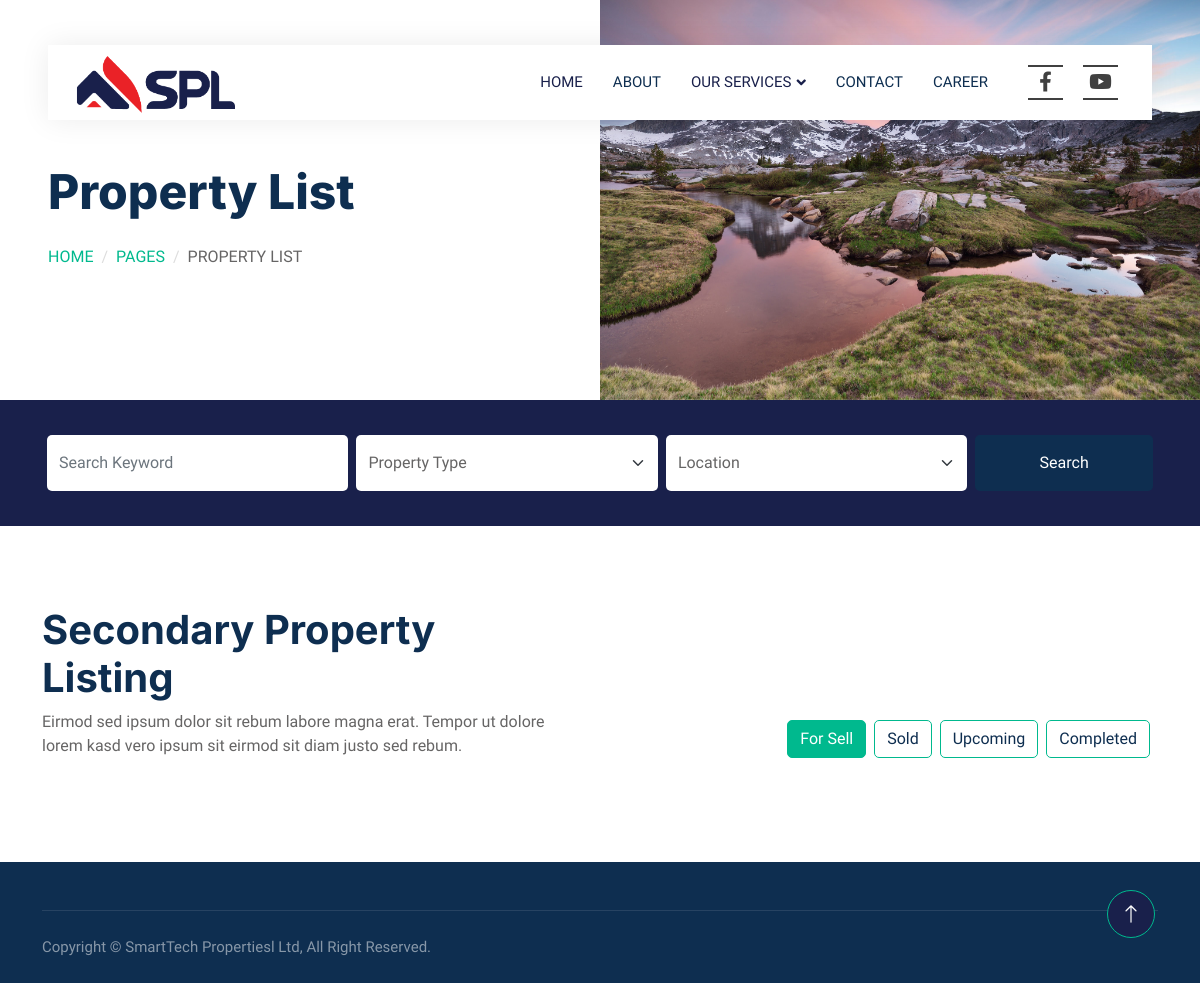
The app's page /secondary_p/, older data.
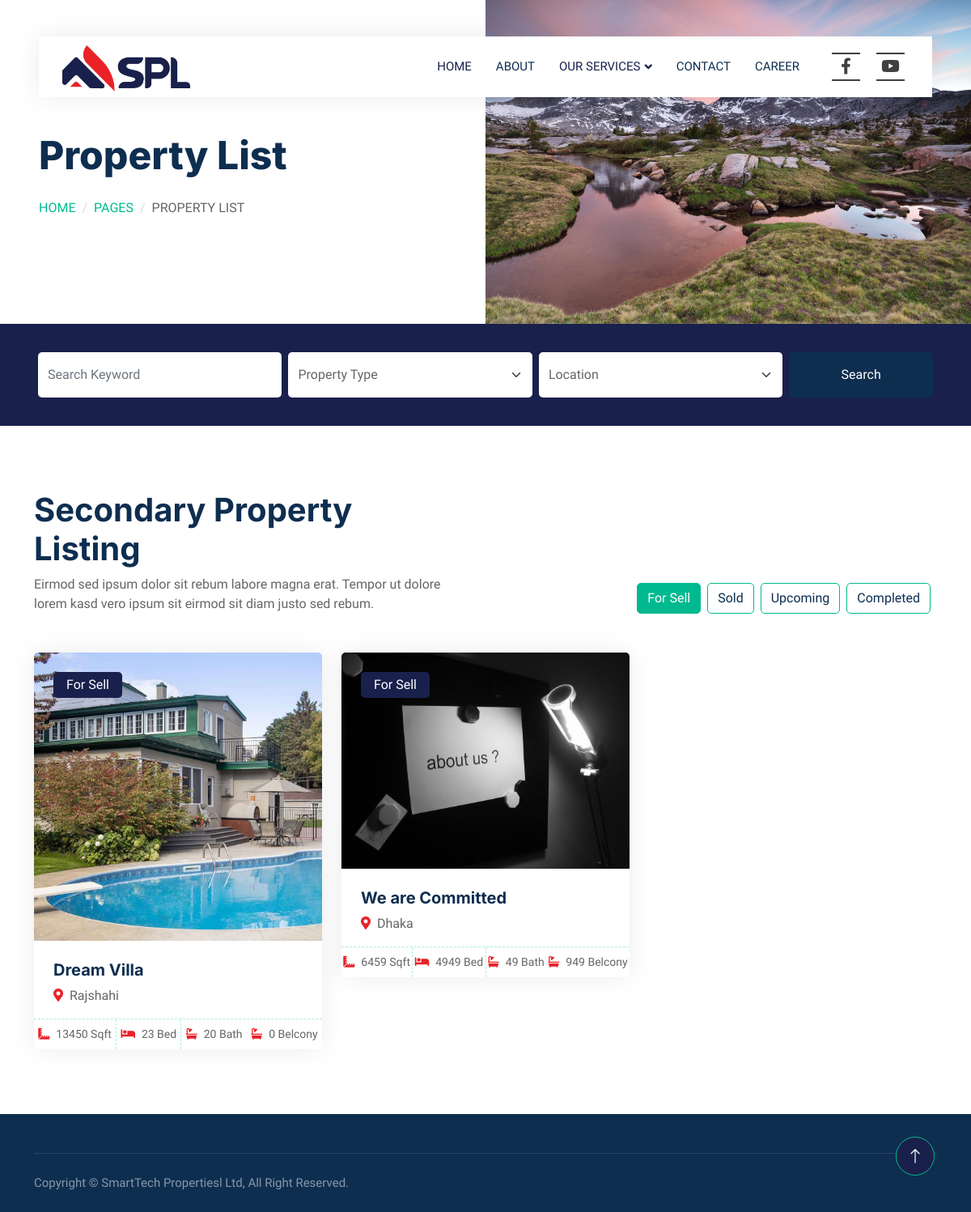
The same page, newer data.
### properties/models.py (models this page shows, shortened)
class PropertyHeaderImage(models.Model):
    image = models.ImageField(upload_to='header_images/', null=True, blank=True)

class Property(models.Model):
    PROPERTY_TYPES = [
        ('sell', 'For Sell'),
        ('sold', 'Sold'),
        ('upcoming', 'Upcoming'),
        ('completed', 'Completed'),
    ]
    title = models.CharField(max_length=100)
    category = models.CharField(choices=CATEGORY_CHOICES, default='J', max_length=2)
    property_type = models.CharField(max_length=10, choices=PROPERTY_TYPES, default='sell')
    location = models.CharField(max_length=255)
    image = models.ImageField(upload_to='property_images/',default="No Image Set")
    size_sqft = models.IntegerField()
    bedrooms = models.IntegerField()
    bathrooms = models.IntegerField()
    belcony = models.IntegerField(default=0)

### properties/views.py (the view)
# urls.py: path('secondary_p/',views.secondary_p,name="secondary_p"),
def secondary_p(request):
    header_image = PropertyHeaderImage.objects.first()  # Assuming you have only one header image
    s_properties=Property.objects.filter(category='S').order_by('id')
    for_sell_properties = s_properties.filter(property_type='sell')[:6]
    additional_sell_properties = s_properties.filter(property_type='sell')[6:]
    sold_properties = s_properties.filter(property_type='sold')[:6]
    additional_sold_properties = s_properties.filter(property_type='sold')[6:]
    upcoming_properties = s_properties.filter(property_type='upcoming')[:6]
    additional_upcoming_properties = s_properties.filter(property_type='upcoming')[6:]
    completed_properties = s_properties.filter(property_type='completed')[:6]
    additional_completed_properties = s_properties.filter(property_type='completed')[6:]
    context = {
        's_properties': s_properties,
        'header_image': header_image,
        'for_sell_properties': for_sell_properties,
        'additional_sell_properties': additional_sell_properties,
        'sold_properties': sold_properties,
        'additional_sold_properties': additional_sold_properties,
        'upcoming_properties': upcoming_properties,
        'additional_upcoming_properties': additional_upcoming_properties,
        'completed_properties': completed_properties,
        'additional_completed_properties': additional_completed_properties,
        }
    return render(request, 'properties/Secondary_project.html',context)

### properties/templates/properties/Secondary_project.html (shortened to what this page needs)
{% extends "properties/base.html" %}
{% block body %}
{% load static %}
<div class="container-fluid header bg-white p-0">
    <div class="row g-0 align-items-center flex-column-reverse flex-md-row">
        <div class="col-md-6 p-5 mt-lg-5">
            <h1 class="display-5 animated fadeIn mb-4">Property List</h1>
            <nav aria-label="breadcrumb animated fadeIn">
                <ol class="breadcrumb text-uppercase">
                    <li class="breadcrumb-item"><a href="#">Home</a></li>
                    <li class="breadcrumb-item"><a href="#">Pages</a></li>
                    <li class="breadcrumb-item text-body active" aria-current="page">Property List</li>
                </ol>
            </nav>
        </div>
        <div class="col-md-6 animated fadeIn">
            {% if header_image %}
                <img class="img-fluid" src="{{ header_image.image.url }}" alt="">
            {% else %}
                <img class="img-fluid" src="{% static 'img/default_header.jpg' %}" alt="Default Header Image">
            {% endif %}
        </div>
    </div>
</div>
<div class="container-fluid bg-primary mb-5 wow fadeIn" data-wow-delay="0.1s" style="padding: 35px;">
    <div class="container">
        <div class="row g-2">
            <div class="col-md-10">
                <div class="row g-2">
                    <div class="col-md-4">
                        <input type="text" class="form-control border-0 py-3" placeholder="Search Keyword">
                    </div>
                    <div class="col-md-4">
                        <select class="form-select border-0 py-3">
                            <option selected>Property Type</option>
                        </select>
                    </div>
                    <div class="col-md-4">
                        <select class="form-select border-0 py-3">
                            <option selected>Location</option>
                        </select>
                    </div>
                </div>
            </div>
            <div class="col-md-2">
                <button class="btn btn-dark border-0 w-100 py-3">Search</button>
            </div>
        </div>
    </div>
</div>
<div class="container-xxl py-5">
    <div class="container">
        <div class="row g-0 gx-5 align-items-end">
            <div class="col-lg-6">
                <div class="text-start mx-auto mb-5 wow slideInLeft" data-wow-delay="0.1s">
                    <h1 class="mb3">Secondary Property Listing</h1>
                    <p>Eirmod sed ipsum dolor sit rebum labore magna erat. Tempor ut dolore lorem kasd vero ipsum sit eirmod sit diam justo sed rebum.</p>
                </div>
            </div>
            <div class="col-lg-6 text-start text-lg-end wow slideInRight" data-wow-delay="0.1s">
                <ul class="nav nav-pills d-inline-flex justify-content-end mb-5">
                    <li class="nav-item me-2">
                        <a class="btn btn-outline-primary active" data-bs-toggle="pill" href="#tab-1">For Sell</a>
                    </li>
                    <li class="nav-item me-2">
                        <a class="btn btn-outline-primary" data-bs-toggle="pill" href="#tab-2">Sold</a>
                    </li>
                    <li class="nav-item me-2">
                        <a class="btn btn-outline-primary" data-bs-toggle="pill" href="#tab-3">Upcoming</a>
                    </li>
                    <li class="nav-item me-2">
                        <a class="btn btn-outline-primary" data-bs-toggle="pill" href="#tab-4">Completed</a>
                    </li>
                </ul>
            </div>
        </div>
        <div class="tab-content">
            <div id="tab-1" class="tab-pane fade show p-0 active">
                <div class="row g-4" id="property-list">
                    {% for property in for_sell_properties %}
                    <div class="col-lg-4 col-md-6 wow fadeInUp" data-wow-delay="0.1s">
                        <div class="property-item rounded overflow-hidden">
                            <div class="position-relative overflow-hidden">
                                <a href="{% url 'property_detail' property.id %}">
                                    <img class="img-fluid" src="{{ property.image.url }}" alt="">
                                </a>
                                <div class="bg-primary rounded text-white position-absolute start-0 top-0 m-4 py-1 px-3">
                                    For Sell
                                </div>
                            </div>
                            <div class="p-4 pb-0">
                                <a class="d-block h5 mb-2" href="{% url 'property_detail' property.id %}">{{ property.title }}</a>
                                <p><i class="fa fa-map-marker-alt text-primary me-2"></i>{{ property.location }}</p>
                            </div>
                            <div class="d-flex border-top">
                                <small class="flex-fill text-center border-end py-2"><i class="fa fa-ruler-combined text-primary me-2"></i>{{ property.size_sqft }} Sqft</small>
                                <small class="flex-fill text-center border-end py-2"><i class="fa fa-bed text-primary me-2"></i>{{ property.bedrooms }} Bed</small>
                                <small class="flex-fill text-center py-2"><i class="fa fa-bath text-primary me-2"></i>{{ property.bathrooms }} Bath</small>
                                <small class="flex-fill text-center py-2"><i class="fa fa-bath text-primary me-2"></i>{{ property.belcony }} Belcony</small>
                            </div>
                        </div>
                    </div>
                    {% endfor %}
                </div>
            </div>
        </div>
    </div>
</div>
{% endblock %}

### properties/templates/properties/base.html (shortened to what this page needs)
{% load static %}
<!DOCTYPE html>
<html lang="en">
<head>
    <link href="https://cdnjs.cloudflare.com/ajax/libs/font-awesome/5.10.0/css/all.min.css" rel="stylesheet">
    <link href="https://cdn.jsdelivr.net/npm/bootstrap-icons@1.4.1/font/bootstrap-icons.css" rel="stylesheet">
    <link href={% static "lib/animate/animate.min.css"%} rel="stylesheet">
    <link href={% static "lib/owlcarousel/assets/owl.carousel.min.css"%} rel="stylesheet">
    <link href={% static "css/bootstrap.min.css"%} rel="stylesheet">
    <link href={% static "css/style.css"%} rel="stylesheet">
</head>
<body>
    <div class="container-xxl bg-white p-0">
     <div class="container-fluid nav-bar bg-transparent">
        <nav class="navbar navbar-expand-lg bg-white navbar-light py-0 px-4">
            <a href="{% url 'home' %}" class="navbar-brand d-flex align-items-center text-center">
                <h1 class="m-0 text-primary"><img src={% static "img/spl_logo.png"%} style="width:170px;"></h1>
            </a>
            <div class="collapse navbar-collapse" id="navbarCollapse">
                <div class="navbar-nav ms-auto">
                    <a href="{% url 'home' %}" class="nav-item nav-link active">Home</a>
                    <a href="{% url 'about' %}" class="nav-item nav-link">About</a>
                    <div class="nav-item dropdown">
                        <a href="#" class="nav-link dropdown-toggle active" data-bs-toggle="dropdown">Our Services</a>
                    </div>
                    <a href="{% url 'contact' %}" class="nav-item nav-link">Contact</a>
                    <a href="{% url 'career' %}" class="nav-item nav-link">Career</a>
                </div>
            </div>
 <div class="nav-item d-flex align-items-center">
    <ul class="social-icons">
        <li>
            <a class="facebook" href="https://www.facebook.com/SmarttechProperties" target="_blank" title="Facebook">
                <span></span>
                <span></span>
                <i class="fab fa-facebook-f"></i>
            </a>
        </li>
        <li>
            <a class="youtube" href="https://www.youtube.com/yourchannel" target="_blank" title="YouTube">
                <span></span>
                <span></span>
                <i class="fab fa-youtube"></i>
            </a>
        </li>
    </ul>
</div>
        </nav>
    </div>
    {% block body %}
    {% endblock %}
        <div class="container-fluid bg-dark text-white-50 footer pt-5 mt-5 wow fadeIn" data-wow-delay="0.1s">
            <div class="container">
                <div class="copyright">
                    <div class="row">
                        <div class="col-md-6 text-center text-md-start mb-3 mb-md-0">
                            Copyright &copy;&nbsp;SmartTech Propertiesl Ltd, All Right Reserved.</div>
                    </div>
                </div>
            </div>
        </div>
        <a href="#" class="btn btn-lg btn-primary btn-lg-square back-to-top"><i class="bi bi-arrow-up"></i></a>
    </div>
</body>
</html>

### properties/static/css/style.css (style rules this page uses)
:root { --primary: #19204B; --secondary: #FF6922; --light: #EFFDF5; --dark: #0E2E50; }
.back-to-top { position: fixed; display: none; right: 45px; bottom: 45px; z-index: 99; }
.btn { transition: .5s; }
.btn.btn-primary, .btn.btn-secondary { color: #FFFFFF; }
.btn-lg-square { width: 48px; height: 48px; }
.btn-square, .btn-sm-square, .btn-lg-square { padding: 0; display: flex; align-items: center; justify-content: center; font-weight: normal; border-radius: 50px; }
.nav-bar { position: relative; margin-top: 45px; padding: 0 3rem; transition: .5s; z-index: 9999; }
.navbar { box-shadow: 0 0 30px rgba(0, 0, 0, .08); }
.navbar .dropdown-toggle::after { border: none; content: "\f107"; font-family: "Font Awesome 5 Free"; font-weight: 900; vertical-align: middle; margin-left: 5px; transition: .5s; }
.navbar-light .navbar-nav .nav-link { margin-right: 30px; padding: 25px 0; color: #FFFFFF; font-size: 15px; text-transform: uppercase; outline: none; }
.navbar-light .navbar-nav .nav-link:hover, .navbar-light .navbar-nav .nav-link.active { color: var(--primary); }
.navbar-light .navbar-brand { height: 75px; }
.navbar-light .navbar-nav .nav-link { color: var(--dark); font-weight: 500; }
@media (min-width: 992px) { .header { margin-top: -120px; } }
.breadcrumb-item + .breadcrumb-item::before { color: #DDDDDD; }
.nav-pills .nav-item .btn { color: var(--dark); }
.nav-pills .nav-item .btn:hover, .nav-pills .nav-item .btn.active { color: #FFFFFF; }
.property-item { box-shadow: 0 0 30px rgba(0, 0, 0, .08); }
.property-item img { transition: .5s; }
.property-item .border-top { border-top: 1px dashed rgba(0, 185, 142, .3) !important; }
.property-item .border-end { border-right: 1px dashed rgba(0, 185, 142, .3) !important; }
.footer .copyright { padding: 25px 0; font-size: 15px; border-top: 1px solid rgba(256, 256, 256, .1); }

### properties/templates/properties/base.html (style rules this page uses)
:root { --facebook-color: #3b5998; --youtube-color: #ff0000; --icon-color: #404040; }
.nav-item .social-icons { position: relative; margin: 0; padding: 0; display: flex; list-style: none; }
.nav-item .social-icons li { margin: 0 10px; }
.nav-item .social-icons li a { display: block; position: relative; width: 35px; height: 35px; line-height: 35px; font-size: 20px; text-align: center; text-decoration: none; color: var(--icon-color); transition: 0.5s; }
.nav-item .social-icons li a span { position: absolute; transition: transform 0.5s; }
.nav-item .social-icons li a span:nth-child(1), .nav-item .social-icons li a span:nth-child(3) { width: 100%; height: 2px; background: var(--icon-color); }
.nav-item .social-icons li a span:nth-child(1) { top: 0; left: 0; transform-origin: right; }
.nav-item .social-icons li a span:nth-child(3) { bottom: 0; left: 0; transform-origin: left; }

Row changes from the older to the newer data that the page shows:
now on this page (row edited): Property: image (picture), title "Dream Villa", location "Rajshahi", size_sqft "13450", bedrooms "23", bathrooms "20", belcony "0"
added Property: image (picture), title "We are Committed", location "Dhaka", size_sqft "6459", bedrooms "4949", bathrooms "49", belcony "949"
